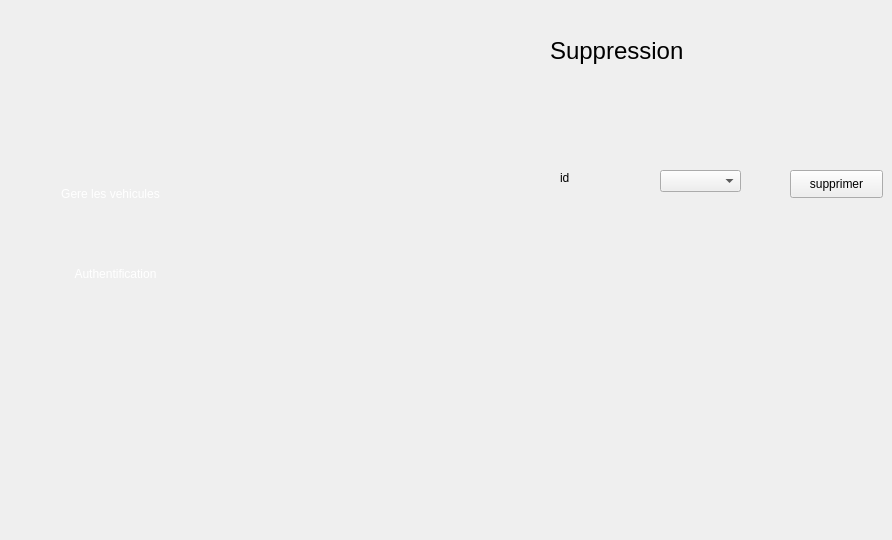
    <widget class="QWidget" name="suppression">
     <widget class="QLabel" name="label_8">
      <property name="geometry">
       <rect>
        <x>550</x>
        <y>30</y>
        <width>281</width>
        <height>41</height>
       </rect>
      </property>
      <property name="font">
       <font>
        <pointsize>18</pointsize>
       </font>
      </property>
      <property name="styleSheet">
       <string notr="true">background: none;;
background-repeat: none;
</string>
      </property>
      <property name="text">
       <string>Suppression</string>
      </property>
     </widget>
     <widget class="QLabel" name="label_10">
      <property name="geometry">
       <rect>
        <x>560</x>
        <y>170</y>
        <width>56</width>
        <height>16</height>
       </rect>
      </property>
      <property name="styleSheet">
       <string notr="true">background : none; </string>
      </property>
      <property name="text">
       <string>id</string>
      </property>
     </widget>
     <widget class="QPushButton" name="supprimerid">
      <property name="geometry">
       <rect>
        <x>790</x>
        <y>170</y>
        <width>93</width>
        <height>28</height>
       </rect>
      </property>
      <property name="styleSheet">
       <string notr="true">background : none; </string>
      </property>
      <property name="text">
       <string>supprimer</string>
      </property>
     </widget>
     <widget class="QPushButton" name="pushButton_12">
      <property name="geometry">
       <rect>
        <x>30</x>
        <y>180</y>
        <width>161</width>
        <height>28</height>
       </rect>
      </property>
      <property name="styleSheet">
       <string notr="true">

background-color: transparent;
	font: 10pt &quot;Segoe UI Historic&quot;;
	color: rgb(255, 255, 255);
background: none;
border: none;
background-repeat none;
</string>
      </property>
      <property name="text">
       <string>Gere les vehicules</string>
      </property>
     </widget>
     <widget class="QLabel" name="ar_9">
      <property name="geometry">
       <rect>
        <x>220</x>
        <y>0</y>
        <width>151</width>
        <height>531</height>
       </rect>
      </property>
      <property name="styleSheet">
       <string notr="true">

background-color: transparent;
	border-image: url(:/bg.png);

background: none;
border: none;
background-repeat: none;
</string>
      </property>
      <property name="text">
       <string/>
      </property>
     </widget>
     <widget class="QPushButton" name="icon2_15">
      <property name="geometry">
       <rect>
        <x>260</x>
        <y>140</y>
        <width>91</width>
        <height>91</height>
       </rect>
      </property>
      <property name="cursor">
       <cursorShape>PointingHandCursor</cursorShape>
      </property>
      <property name="styleSheet">
       <string notr="true">
border-image: url(:/icon-supp2.png);
background-color: transparent;
background: none;
border: none;
background-repeat: none;
</string>
      </property>
      <property name="text">
       <string/>
      </property>
     </widget>
     <widget class="QPushButton" name="icon4_13">
      <property name="geometry">
       <rect>
        <x>260</x>
        <y>400</y>
        <width>91</width>
        <height>91</height>
       </rect>
      </property>
      <property name="cursor">
       <cursorShape>PointingHandCursor</cursorShape>
      </property>
      <property name="styleSheet">
       <string notr="true">
border-image: url(:/icon-afficher2.png);
background-color: transparent;
background: none;
border: none;
background-repeat: none;
</string>
      </property>
      <property name="text">
       <string/>
      </property>
     </widget>
     <widget class="QLabel" name="selected2_16">
      <property name="geometry">
       <rect>
        <x>-10</x>
        <y>170</y>
        <width>231</width>
        <height>51</height>
       </rect>
      </property>
      <property name="styleSheet">
       <string notr="true">
background-color: transparent;
background: none;
	border-image: url(:/selected2.png);
border: none;
background-repeat: none;
</string>
      </property>
      <property name="text">
       <string/>
      </property>
     </widget>
     <widget class="QLabel" name="selected_9">
      <property name="geometry">
       <rect>
        <x>240</x>
        <y>140</y>
        <width>101</width>
        <height>91</height>
       </rect>
      </property>
      <property name="styleSheet">
       <string notr="true">
background-color: transparent;
background: none;
	border-image: url(:/selected.png);
border: none;
background-repeat: none;
</string>
      </property>
      <property name="text">
       <string/>
      </property>
     </widget>
     <widget class="QPushButton" name="icon3_13">
      <property name="geometry">
       <rect>
        <x>260</x>
        <y>270</y>
        <width>91</width>
        <height>91</height>
       </rect>
      </property>
      <property name="cursor">
       <cursorShape>PointingHandCursor</cursorShape>
      </property>
      <property name="styleSheet">
       <string notr="true">
background-color: transparent;
	border-image: url(:/icon-modif2.png);
background: none;
border: none;
background-repeat: none;
</string>
      </property>
      <property name="text">
       <string/>
      </property>
     </widget>
     <widget class="QPushButton" name="pushButton_13">
      <property name="geometry">
       <rect>
        <x>30</x>
        <y>260</y>
        <width>171</width>
        <height>28</height>
       </rect>
      </property>
      <property name="styleSheet">
       <string notr="true">

background-color: transparent;
	font: 10pt &quot;Segoe UI Historic&quot;;
	color: rgb(255, 255, 255);
background: none;
border: none;
background-repeat: none;
</string>
      </property>
      <property name="text">
       <string>Authentification</string>
      </property>
     </widget>
     <widget class="QPushButton" name="icon4_14">
      <property name="geometry">
       <rect>
        <x>260</x>
        <y>20</y>
        <width>91</width>
        <height>91</height>
       </rect>
      </property>
      <property name="cursor">
       <cursorShape>PointingHandCursor</cursorShape>
      </property>
      <property name="styleSheet">
       <string notr="true">
border-image: url(:/icon-ajout2.png);
background-color: transparent;
background: none;
border: none;
background-repeat: none;
</string>
      </property>
      <property name="text">
       <string/>
      </property>
     </widget>
     <widget class="QComboBox" name="rid">
      <property name="geometry">
       <rect>
        <x>660</x>
        <y>170</y>
        <width>81</width>
        <height>22</height>
       </rect>
      </property>
     </widget>
     <zorder>selected2_16</zorder>
     <zorder>label_8</zorder>
     <zorder>label_10</zorder>
     <zorder>supprimerid</zorder>
     <zorder>pushButton_12</zorder>
     <zorder>ar_9</zorder>
     <zorder>icon4_13</zorder>
     <zorder>selected_9</zorder>
     <zorder>icon3_13</zorder>
     <zorder>pushButton_13</zorder>
     <zorder>icon4_14</zorder>
     <zorder>icon2_15</zorder>
     <zorder>rid</zorder>
    </widget>
